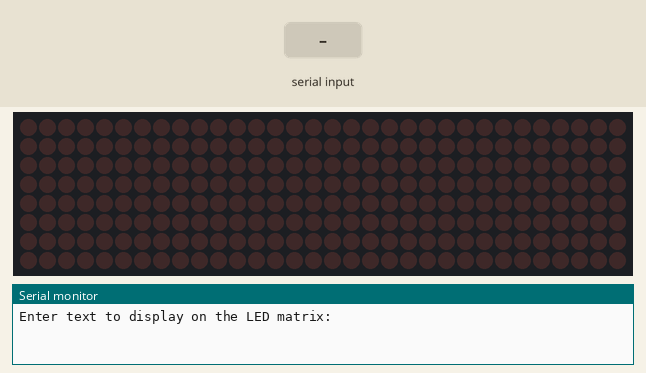
Simulated run of this sketch. Board: Arduino Uno, built with avr-gcc and run on an emulated ATmega328P. On the bench: 32×8 LED matrix, the last lines printed to the serial monitor. The inputs (shaded band) are chosen by the test bench.

Above: at 1.2 s.
1.3 s: "1\n" received over Serial
At 2.5 s:
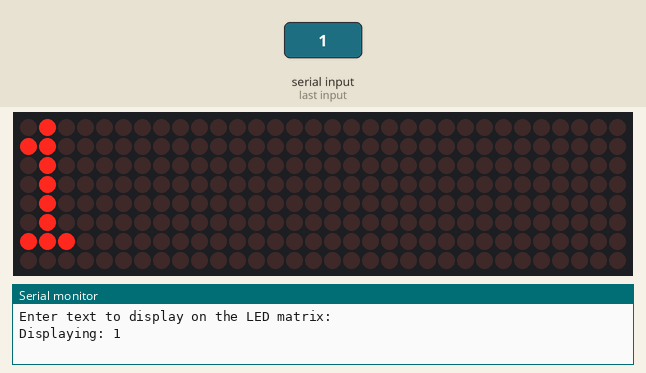
2.8 s: "0\n" received over Serial
At 4.3 s:
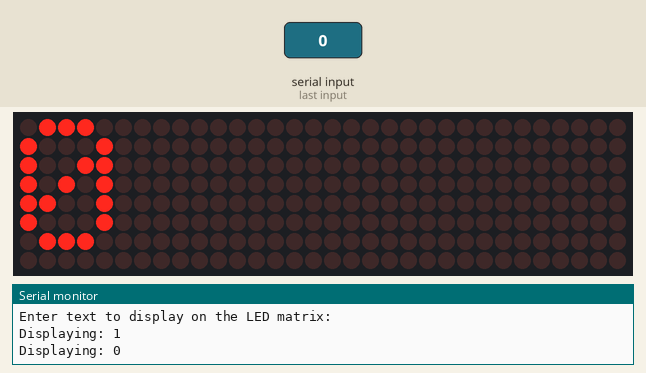
4.8 s: "2\n" received over Serial
At 5.9 s:
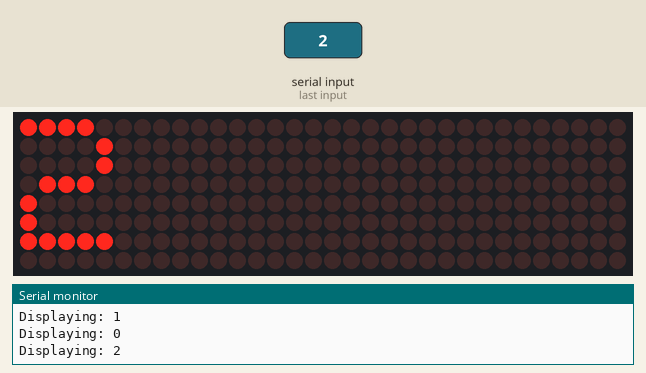
Timing chart, 0 to 7.8 s (numbered marks = the images above; inputs shaded):
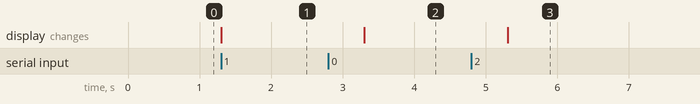

The sketch:

Serialinputledmatrix.ino
```cpp
#include <MD_Parola.h>
#include <MD_MAX72XX.h>
#include <SPI.h>
#define HARDWARE_TYPE MD_MAX72XX::FC16_HW
#define MAX_DEVICES 4
#define CS_PIN 10
MD_Parola myDisplay = MD_Parola(HARDWARE_TYPE, CS_PIN, MAX_DEVICES);
void setup() {
  Serial.begin(9600);
  myDisplay.begin();
  myDisplay.setIntensity(5);
  myDisplay.displayClear();
  Serial.println("Enter text to display on the LED matrix:");
}
void loop() {
  if (Serial.available() > 0) {
    String input = Serial.readStringUntil('\n');
    input.trim();
    myDisplay.displayClear();
    myDisplay.print(input.c_str());
    Serial.print("Displaying: ");
    Serial.println(input);
    delay(2000);
  }
  if (myDisplay.displayAnimate()) {
    myDisplay.displayReset();
    }
}
```

Measured:
- after the input at 1.3 s, the display: changes at once (image 1)
- after the input at 2.8 s, the display: changes after 0.51 s (image 2)
- after the input at 4.8 s, the display: changes after 0.51 s (image 3)
